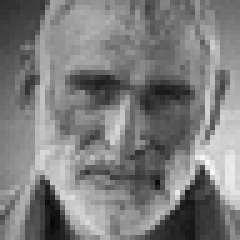
#> input picture lucia/example_fer.jpg, 48 x 48 px (shown 5 times larger)
$ python test.py
#> lines starting #> are read from the running program, lines starting #| are printed output that depends on the picture
import cv2

alpha = 1.5 # Contrast control
beta = 5 # Brightness control

image = cv2.imread('example_fer.jpg')
#> image is the input picture: shape (48, 48, 3); min 9, max 246, mean 124.7
cv2.imshow('image original', image)
#convert to gray
input_img=cv2.cvtColor(image, cv2.COLOR_BGR2GRAY)
#change intensity of image
input_img = cv2.convertScaleAbs(input_img, alpha=alpha, beta=beta)
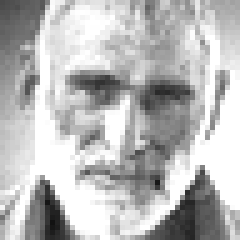
#> input_img: shape (48, 48) (shown 5 times larger); min 18, max 255, mean 185.3

#zoom in image by
input_img = cv2.resize(input_img, (0,0), fx=3, fy=3)
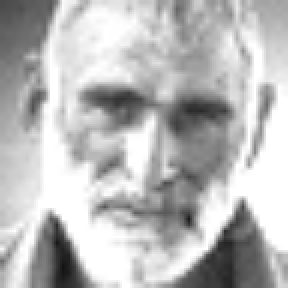
#> input_img: shape (144, 144) (shown 2 times larger); min 18, max 255, mean 185.3
#resize image

#show image
cv2.imshow('image', input_img)
cv2.waitKey(0)
